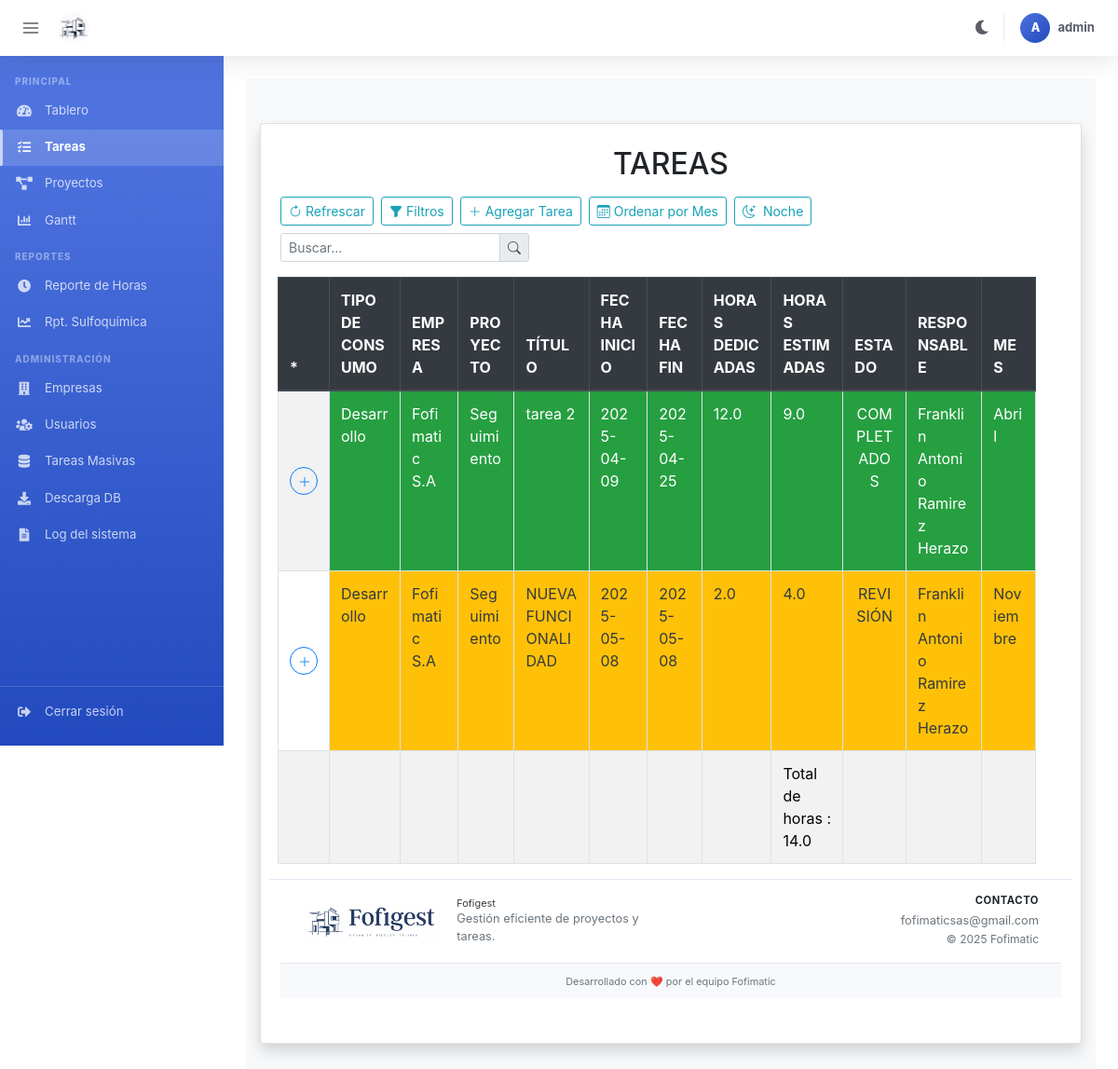
The page /tareas (signed in) on the database its author committed.
### models/models.py (models this page shows, shortened)
class Tareas(db.Model):
    id = db.Column(db.Integer, primary_key=True)
    empresa = db.Column(db.String(100), nullable=False)
    codigo_proyecto = db.Column(db.String(50), nullable=False)
    codigo_tarea = db.Column(db.String(50), nullable=False, unique=True)
    titulo = db.Column(db.String(100), nullable=False)
    descripcion = db.Column(db.Text, nullable=False)  # Se mantiene db.Text para permitir cualquier tamaño de texto
    fecha_inicio = db.Column(db.Date, nullable=False)  # Fecha de inicio del proyecto
    fecha_fin = db.Column(db.Date, nullable=True)  # Fecha de fin del proyecto
    responsable = db.Column(db.String(100), nullable=False)  # Responsable asignado a la tarea
    horas_dedicadas = db.Column(db.Float, nullable=False, default=0)  # Horas dedicadas
    horas_estimadas = db.Column(db.Float, nullable=False)  # Horas estimadas para completar la tarea
    fecha_facturacion = db.Column(db.Date, nullable=True)  # Fecha de facturación
    estado = db.Column(db.Enum('PENDIENTE', 'PROGRESO', 'REVISIÓN', 'IMPEDIMENTOS', 'COMPLETADOS', name='estado_tarea'), nullable=False, default='PENDIENTE')  # Estado de la tarea
    detalles_editor = db.Column(db.JSON)  # <-- Cambiado a JSON para almacenar el editor de detalles
    tipo_consumo = db.Column(db.Enum('Desarrollo', 'Reuniones', 'Desarrollo por control de cambio', 'Soporte', 'Oportunidad de mejora', name='tipo_consumo'), nullable=False, default='Desarrollo')
    mes = db.Column(db.Enum(
        'Enero', 'Febrero', 'Marzo', 'Abril', 'Mayo', 'Junio',
        'Julio', 'Agosto', 'Septiembre', 'Octubre', 'Noviembre', 'Diciembre',
        name='meses'),
        nullable=False, default='Enero'
    )

### app.py (the view)
@app.route('/tareas', methods=['GET', 'POST'])
@login_required
def vista_tareas():
    proyectos = models.Proyecto.query.all()
    usuarios = models.Usuarios.query.all()
    empresas = models.Empresas.query.all()
    tareas_query = models.Tareas.query
    if request.method == 'POST':
        estado = request.form.get('estado_')
        if estado:
            tareas_query = tareas_query.filter(models.Tareas.estado == estado)
        responsable = request.form.get('responsable_')
        if responsable:
            tareas_query = tareas_query.filter(models.Tareas.responsable == responsable)
        proyecto = request.form.get('proyecto_')
        if proyecto:
            tareas_query = tareas_query.filter(models.Tareas.codigo_proyecto == proyecto)
        mes = request.form.get('mes_')
        if mes:
            tareas_query = tareas_query.filter(models.Tareas.mes == mes)
        empresa = request.form.get('empresa_')
        if empresa:
            tareas_query = tareas_query.filter(models.Tareas.empresa == empresa)
        fecha_inicio = request.form.get('fecha_inicio_')
        fecha_fin = request.form.get('fecha_fin_')
        if fecha_inicio and fecha_fin:
            tareas_query = tareas_query.filter(models.Tareas.fecha_inicio >= fecha_inicio,
                                            models.Tareas.fecha_fin <= fecha_fin)
        tareas = tareas_query.all()
    else:
        tareas = models.Tareas.query.all()
    total_horas_ejecucion = sum(tarea.horas_dedicadas for tarea in tareas)
    return render_template("tareas.html", tareas=tareas,
                                        empresas=empresas,
                                        proyectos=proyectos,
                                        usuarios=usuarios,
                                        total_horas_ejecucion=total_horas_ejecucion)

### app.py (called while the page is built)
@login_manager.user_loader
def load_user(user_id):
    return models.Usuarios.query.get(int(user_id))

@app.context_processor
def inject_user():
    return dict(username=session.get('username'))

### templates/tareas.html (shortened to what this page needs)
{% extends 'Base.html' %}
{% block content %}
<link rel="stylesheet" href="{{ url_for('static', filename='css/style.css') }}">
<link href="https://stackpath.bootstrapcdn.com/bootstrap/4.5.2/css/bootstrap.min.css" rel="stylesheet">
<link rel="stylesheet" href="https://cdnjs.cloudflare.com/ajax/libs/bootstrap-icons/1.8.1/font/bootstrap-icons.min.css">
<div class="container-fluid bg-light py-5">
    <div class="card p-4 shadow">
        <div class="row mb-4">
            <div class="col-12 text-center">
                <h2 class="mb-3">TAREAS</h2>
            </div>
            <div class="d-flex gap-2 mb-3 justify-content-start align-items-center flex-wrap">
                <a id="refrescar" class="btn btn-outline-info btn-sm d-flex align-items-center" href="/tareas" onclick="window.location.reload();">
                    <i class="bi bi-arrow-clockwise me-1"></i>
                    Refrescar
                </a>
                <button class="btn btn-outline-info btn-sm d-flex align-items-center" data-bs-toggle="modal" data-bs-target="#filtroModal">
                    <i class="bi bi-funnel-fill me-1"></i>
                    Filtros
                </button>
                {% if session['username'] == "admin" %}
                <button class="btn btn-outline-info btn-sm d-flex align-items-center" data-bs-toggle="modal" data-bs-target="#tareasform" onclick="limpiarFormulario();generarCodigoUnico();">
                    <i class="bi bi-plus-lg me-1"></i>
                    Agregar Tarea
                </button>
                {% endif %}
                <button class="btn btn-outline-info btn-sm" onclick="ordenarPorMes()">
                    <i class="bi bi-calendar3"></i> Ordenar por Mes
                </button>
                <button id="modoToggle" class="btn btn-outline-info btn-sm" onclick="alternarModo()">
                    <i class="bi bi-moon-stars me-1"></i> Noche
                </button>
                <div class="input-group input-group-sm w-auto">
                    <input type="text" id="buscador" class="form-control" placeholder="Buscar..." onkeyup="filtrarTabla()">
                    <div class="input-group-append">
                    <span class="input-group-text"><i class="bi bi-search"></i></span>
                    </div>
                </div>
            </div>
            <div class="row">
                <div class="table-responsive" style="overflow-x: auto; max-height: 800px;">
                    <table class="table table-bordered table-striped table-hover w-100" id="dataTable" cellspacing="0">
                        <thead class="thead-dark">
                            <tr>
                                {% if session['username'] == "admin" %}
                                <th class="d-none d-sm-table-cell text-truncate">*</th>
                                {% else %}
                                <th class="d-none d-sm-table-cell text-truncate">*</th>
                                 {% endif %}
                                <th class="d-none d-sm-table-cell text-truncate">TIPO DE CONSUMO</th>
                                <th class="d-none d-sm-table-cell text-truncate">EMPRESA</th>
                                <th class="d-none d-sm-table-cell text-truncate">PROYECTO</th>
                                <th class="d-none d-sm-table-cell text-truncate">TÍTULO</th>
                                <th class="d-none d-sm-table-cell text-truncate">FECHA INICIO</th>
                                <th class="d-none d-sm-table-cell text-truncate">FECHA FIN</th>
                                <th class="d-none d-sm-table-cell text-truncate">HORAS DEDICADAS</th>
                                <th class="d-none d-sm-table-cell text-truncate">HORAS ESTIMADAS</th>
                                <th class="d-none d-sm-table-cell text-truncate">ESTADO</th>
                                <th class="d-none d-sm-table-cell text-truncate">RESPONSABLE</th>
                                <th class="d-none d-sm-table-cell text-truncate">MES</th>
                            </tr>
                        </thead>
                        <tbody>
                            {% for tarea in tareas %}
                            <tr>
                                <td class="d-none d-sm-table-cell text-center align-middle" style="position: relative;"
                                data-bs-toggle="modal" data-bs-target="#tareasform"
                                onmouseover="showDeleteIcon({{ tarea.id }})"
                                onmouseout="hideDeleteIcon({{ tarea.id }})">
                                <button type="button" class="btn btn-outline-primary btn-sm rounded-circle" style="width: 30px; height: 30px;">
                                    <i class="bi bi-plus-lg"></i>
                                </button>
                            </td>
                                {% set estado_class = '' %}
                                {% if tarea.estado == 'PENDIENTE' %}
                                    {% set estado_class = 'bg-secondary text-white' %}
                                {% elif tarea.estado == 'PROGRESO' %}
                                    {% set estado_class = 'bg-primary text-white' %}
                                {% elif tarea.estado == 'REVISIÓN' %}
                                    {% set estado_class = 'bg-warning text-dark' %}
                                {% elif tarea.estado == 'IMPEDIMENTOS' %}
                                    {% set estado_class = 'bg-danger text-white' %}
                                {% elif tarea.estado == 'COMPLETADOS' %}
                                    {% set estado_class = 'bg-success text-white' %}
                                {% endif %}
                                <td class="d-none d-sm-table-cell  {{ estado_class }}" data-bs-toggle="modal" data-bs-target="#tareasform" onclick="editarTarea({{ tarea.id }})">{{ tarea.tipo_consumo }}</td>
                                <td class="d-none d-sm-table-cell text-truncate {{ estado_class }}" data-bs-toggle="modal" data-bs-target="#tareasform" onclick="editarTarea({{ tarea.id }})">{{ tarea.empresa }}</td>
                                <td class="d-none d-sm-table-cell  {{ estado_class }}" data-bs-toggle="modal" data-bs-target="#tareasform" onclick="editarTarea({{ tarea.id }})">{{ tarea.codigo_proyecto }}</td>
                                <td class="d-none d-sm-table-cell  {{ estado_class }}" data-bs-toggle="modal" data-bs-target="#tareasform" onclick="editarTarea({{ tarea.id }})">{{ tarea.titulo }}</td>
                                <td class="d-none d-sm-table-cell text-truncate {{ estado_class }}" data-bs-toggle="modal" data-bs-target="#tareasform" onclick="editarTarea({{ tarea.id }})">{{ tarea.fecha_inicio }}</td>
                                <td class="d-none d-sm-table-cell text-truncate {{ estado_class }}" data-bs-toggle="modal" data-bs-target="#tareasform" onclick="editarTarea({{ tarea.id }})">{{ tarea.fecha_fin }}</td>
                                <td class="d-none d-sm-table-cell {{ estado_class }}" data-bs-toggle="modal" data-bs-target="#tareasform" onclick="editarTarea({{ tarea.id }})">{{ tarea.horas_dedicadas }}</td>
                                <td class="d-none d-sm-table-cell {{ estado_class }}" data-bs-toggle="modal" data-bs-target="#tareasform" onclick="editarTarea({{ tarea.id }})">{{ tarea.horas_estimadas }}</td>
                                <td class="d-none d-sm-table-cell text-center {{ estado_class }}" data-bs-toggle="modal" data-bs-target="#tareasform" onclick="editarTarea({{ tarea.id }})">{{ tarea.estado }}</td>
                                <td class="d-none d-sm-table-cell text-truncate {{ estado_class }}" data-bs-toggle="modal" data-bs-target="#tareasform" onclick="editarTarea({{ tarea.id }})">{{ tarea.responsable }}</td>
                                <td class="d-none d-sm-table-cell text-truncate {{ estado_class }}" data-bs-toggle="modal" data-bs-target="#tareasform" onclick="editarTarea({{ tarea.id }})">{{ tarea.mes }}</td>
                            </tr>
                                {% endfor %}
                            <td class="d-none d-sm-table-cell text-truncate"></td>
                            <td class="d-none d-sm-table-cell text-truncate"></td>
                            <td class="d-none d-sm-table-cell text-truncate"></td>
                            <td class="d-none d-sm-table-cell text-truncate"></td>
                            <td class="d-none d-sm-table-cell text-truncate"></td>
                            <td class="d-none d-sm-table-cell text-truncate"></td>
                            <td class="d-none d-sm-table-cell text-truncate"></td>
                            <td class="d-none d-sm-table-cell text-truncate"></td>
                            <td class="d-none d-sm-table-cell text-truncate">Total de horas : {{ total_horas_ejecucion }} </td>
                            <td class="d-none d-sm-table-cell text-truncate"></td>
                            <td class="d-none d-sm-table-cell text-truncate"></td>
                            <td class="d-none d-sm-table-cell text-truncate"></td>
                        </tbody>
                    </table>
                </div>
            </div>
{% endblock %}

### templates/Base.html (style rules this page uses)
:root { --sidebar-width: 240px; --sidebar-collapsed-width: 72px; --topbar-height: 60px; --color-primary: #4e73df; --color-primary-hover: #2e59d9; --color-primary-dark: #224abe; --color-success: #1cc88a; --color-warning: #f6c23e; --color-danger: #e74a3b; --color-info: #36b9cc; --color-secondary: #858796; --bg-page: #f8f9fc; --bg-card: #ffffff; --border-color: #e3e6f0; --text-muted: #858796; --text-dark: #5a5c69; --text-heading: #3a3b45; --sidebar-bg-top: #4e73df; --sidebar-bg-bot: #224abe; --sidebar-text: rgba(255,255,255,.75); --sidebar-text-hover:#ffffff; --sidebar-active-bg: rgba(255,255,255,.15); --topbar-bg: #ffffff; --topbar-shadow: 0 .15rem 1.75rem 0 rgba(58,59,69,.15); --card-shadow: 0 .15rem 1.75rem 0 rgba(58,59,69,.10); --radius: .35rem; --transition: .25s ease; }
*, *::before, *::after { box-sizing: border-box; }
html { scrollbar-width: thin; scrollbar-color: var(--border-color) transparent; }
body { font-family: 'Nunito', -apple-system, BlinkMacSystemFont, 'Segoe UI', Roboto, sans-serif; font-size: 1rem; line-height: 1.5; color: var(--text-muted); background: var(--bg-page); margin: 0; padding: 0; }

### templates/tareas.html (style rules this page uses)
table td, table th { white-space: normal !important; word-wrap: break-word; word-break: break-word; vertical-align: top; }
table th, table td { max-width: 200px; }

### rows shown on the page
Tareas: tipo_consumo "Desarrollo", empresa "Fofimatic S.A", codigo_proyecto "Seguimiento", titulo "tarea 2", fecha_inicio "2025-04-09", fecha_fin "2025-04-25", horas_dedicadas "12.0", horas_estimadas "9.0", estado "COMPLETADOS", responsable "Franklin Antonio Ramirez Herazo", mes "Abril"
Tareas: tipo_consumo "Desarrollo", empresa "Fofimatic S.A", codigo_proyecto "Seguimiento", titulo "NUEVA FUNCIONALIDAD", fecha_inicio "2025-05-08", fecha_fin "2025-05-08", horas_dedicadas "2.0", horas_estimadas "4.0", estado "REVISIÓN", responsable "Franklin Antonio Ramirez Herazo", mes "Noviembre"

### other values the page prints
{{ session.get('username', '?')[0] | upper }} "A"
{{ session.get('username', '') }} "admin"
{{ total_horas_ejecucion }} "14.0"
